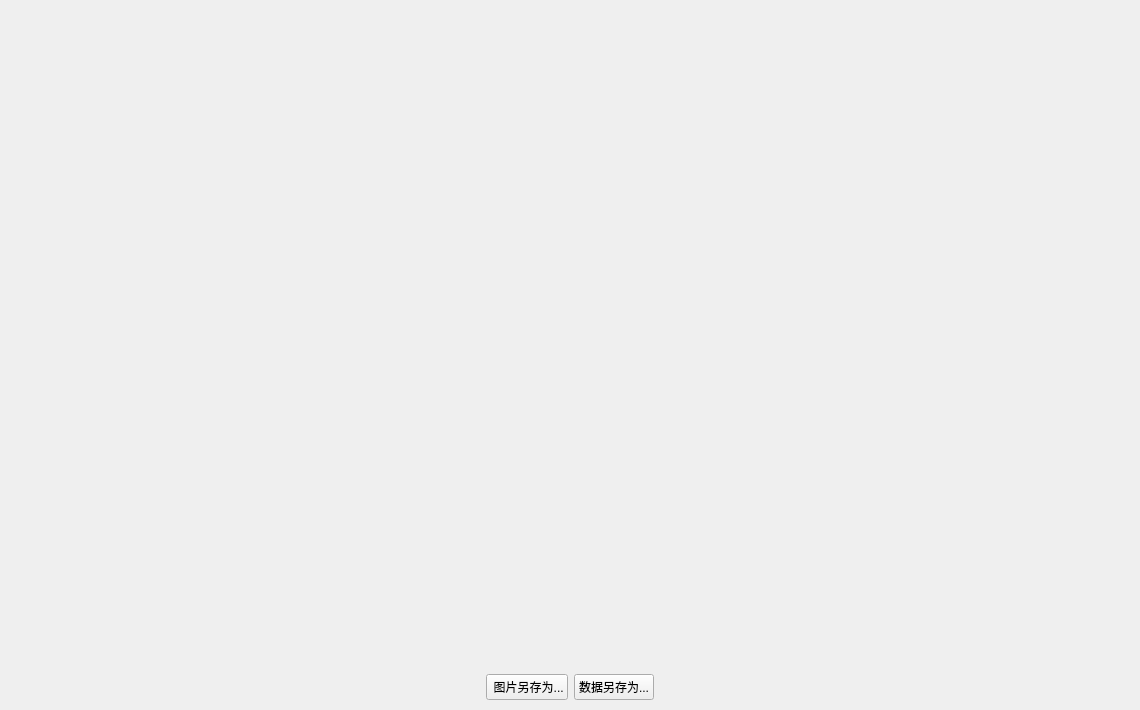
<?xml version="1.0" encoding="UTF-8"?>
<ui version="4.0">
 <class>Alg_show</class>
 <widget class="QWidget" name="Alg_show">
  <property name="geometry">
   <rect>
    <x>0</x>
    <y>0</y>
    <width>1140</width>
    <height>710</height>
   </rect>
  </property>
  <property name="windowTitle">
   <string>Form</string>
  </property>
  <layout class="QVBoxLayout" name="verticalLayout">
   <property name="leftMargin">
    <number>0</number>
   </property>
   <property name="topMargin">
    <number>0</number>
   </property>
   <property name="rightMargin">
    <number>0</number>
   </property>
   <property name="bottomMargin">
    <number>10</number>
   </property>
   <item>
    <widget class="QLabel" name="label_png">
     <property name="sizePolicy">
      <sizepolicy hsizetype="Preferred" vsizetype="Expanding">
       <horstretch>0</horstretch>
       <verstretch>0</verstretch>
      </sizepolicy>
     </property>
     <property name="text">
      <string/>
     </property>
     <property name="scaledContents">
      <bool>false</bool>
     </property>
     <property name="alignment">
      <set>Qt::AlignmentFlag::AlignCenter</set>
     </property>
    </widget>
   </item>
   <item>
    <layout class="QHBoxLayout" name="horizontalLayout">
     <item>
      <spacer name="horizontalSpacer_2">
       <property name="orientation">
        <enum>Qt::Orientation::Horizontal</enum>
       </property>
       <property name="sizeHint" stdset="0">
        <size>
         <width>40</width>
         <height>20</height>
        </size>
       </property>
      </spacer>
     </item>
     <item>
      <widget class="QPushButton" name="btn_save_pic">
       <property name="text">
        <string> 图片另存为...</string>
       </property>
      </widget>
     </item>
     <item>
      <widget class="QPushButton" name="btn_save_data">
       <property name="text">
        <string>数据另存为...</string>
       </property>
      </widget>
     </item>
     <item>
      <spacer name="horizontalSpacer">
       <property name="orientation">
        <enum>Qt::Orientation::Horizontal</enum>
       </property>
       <property name="sizeHint" stdset="0">
        <size>
         <width>40</width>
         <height>20</height>
        </size>
       </property>
      </spacer>
     </item>
    </layout>
   </item>
  </layout>
 </widget>
 <resources/>
 <connections/>
</ui>
